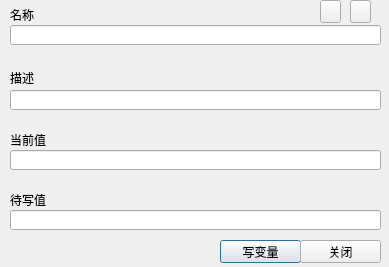
<?xml version="1.0" encoding="UTF-8"?>
<ui version="4.0">
 <class>CVariableWriteValueDialog</class>
 <widget class="QDialog" name="CVariableWriteValueDialog">
  <property name="geometry">
   <rect>
    <x>0</x>
    <y>0</y>
    <width>389</width>
    <height>267</height>
   </rect>
  </property>
  <property name="windowTitle">
   <string>写变量</string>
  </property>
  <widget class="QLabel" name="label">
   <property name="geometry">
    <rect>
     <x>10</x>
     <y>7</y>
     <width>381</width>
     <height>16</height>
    </rect>
   </property>
   <property name="text">
    <string>名称</string>
   </property>
  </widget>
  <widget class="QLineEdit" name="currentValueEdit">
   <property name="enabled">
    <bool>true</bool>
   </property>
   <property name="geometry">
    <rect>
     <x>10</x>
     <y>150</y>
     <width>371</width>
     <height>20</height>
    </rect>
   </property>
   <property name="text">
    <string/>
   </property>
  </widget>
  <widget class="QLineEdit" name="nameEdit">
   <property name="geometry">
    <rect>
     <x>10</x>
     <y>25</y>
     <width>371</width>
     <height>20</height>
    </rect>
   </property>
  </widget>
  <widget class="QLabel" name="label_8">
   <property name="geometry">
    <rect>
     <x>10</x>
     <y>132</y>
     <width>381</width>
     <height>16</height>
    </rect>
   </property>
   <property name="text">
    <string>当前值</string>
   </property>
  </widget>
  <widget class="QPushButton" name="writeVarButton">
   <property name="geometry">
    <rect>
     <x>220</x>
     <y>240</y>
     <width>81</width>
     <height>23</height>
    </rect>
   </property>
   <property name="text">
    <string>写变量</string>
   </property>
  </widget>
  <widget class="QPushButton" name="closeButton">
   <property name="geometry">
    <rect>
     <x>300</x>
     <y>240</y>
     <width>81</width>
     <height>23</height>
    </rect>
   </property>
   <property name="text">
    <string>关闭</string>
   </property>
  </widget>
  <widget class="QLabel" name="label_2">
   <property name="geometry">
    <rect>
     <x>10</x>
     <y>70</y>
     <width>381</width>
     <height>16</height>
    </rect>
   </property>
   <property name="text">
    <string>描述</string>
   </property>
  </widget>
  <widget class="QLineEdit" name="descriptioEdit">
   <property name="geometry">
    <rect>
     <x>10</x>
     <y>90</y>
     <width>371</width>
     <height>20</height>
    </rect>
   </property>
   <property name="text">
    <string/>
   </property>
  </widget>
  <widget class="QLabel" name="label_9">
   <property name="geometry">
    <rect>
     <x>10</x>
     <y>192</y>
     <width>381</width>
     <height>16</height>
    </rect>
   </property>
   <property name="text">
    <string>待写值</string>
   </property>
  </widget>
  <widget class="QLineEdit" name="writeValueEdit">
   <property name="geometry">
    <rect>
     <x>10</x>
     <y>210</y>
     <width>371</width>
     <height>20</height>
    </rect>
   </property>
   <property name="text">
    <string/>
   </property>
  </widget>
  <widget class="QPushButton" name="bt_copy">
   <property name="geometry">
    <rect>
     <x>320</x>
     <y>0</y>
     <width>21</width>
     <height>23</height>
    </rect>
   </property>
   <property name="toolTip">
    <string>&lt;html&gt;&lt;head/&gt;&lt;body&gt;&lt;p&gt;拷贝路径(分隔符/)&lt;/p&gt;&lt;/body&gt;&lt;/html&gt;</string>
   </property>
   <property name="text">
    <string/>
   </property>
   <property name="icon">
    <iconset>
     <normalon>:/designer/images/editcopy.png</normalon>
    </iconset>
   </property>
  </widget>
  <widget class="QPushButton" name="bt_copy_value">
   <property name="geometry">
    <rect>
     <x>350</x>
     <y>0</y>
     <width>21</width>
     <height>23</height>
    </rect>
   </property>
   <property name="toolTip">
    <string>&lt;html&gt;&lt;head/&gt;&lt;body&gt;&lt;p&gt;拷贝值&lt;/p&gt;&lt;/body&gt;&lt;/html&gt;</string>
   </property>
   <property name="text">
    <string/>
   </property>
   <property name="icon">
    <iconset>
     <normalon>:/designer/images/editcopy.png</normalon>
    </iconset>
   </property>
  </widget>
 </widget>
 <tabstops>
  <tabstop>writeValueEdit</tabstop>
  <tabstop>nameEdit</tabstop>
  <tabstop>writeVarButton</tabstop>
  <tabstop>closeButton</tabstop>
  <tabstop>descriptioEdit</tabstop>
  <tabstop>currentValueEdit</tabstop>
 </tabstops>
 <resources/>
 <connections/>
</ui>
